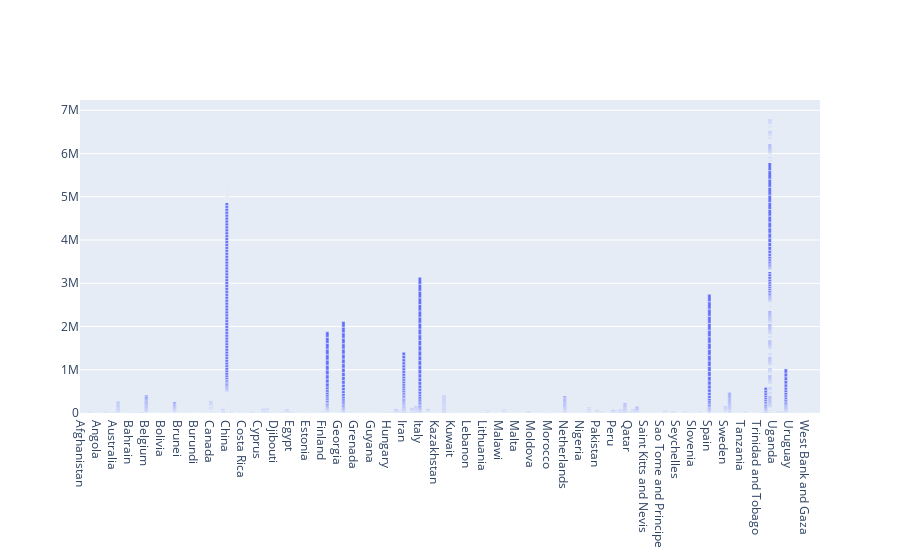

The cell this chart's notebook holds for it:
### Code cell
import plotly
import plotly.graph_objs as go
from plotly.graph_objs import Bar, Scatter, Figure, Layout
from plotly.offline import download_plotlyjs, init_notebook_mode, plot, iplot
init_notebook_mode(connected=True) 
import numpy as np

data = [go.Bar(x=train_data.Country_Region,
            y=train_data.ConfirmedCases)]
iplot(data)

### Figure 1 — Plotly figure (JSON) as saved in the notebook; plotly's stock layout.template omitted (floating-point values rounded to 4 significant figures; data arrays with more than 128 entries replaced by an {"elided": "..."} marker saying what was removed)
{"data": [{"type": "bar", "x": {"elided": "26292 str values"}, "y": {"elided": "26292 int values"}}], "layout": {}}
